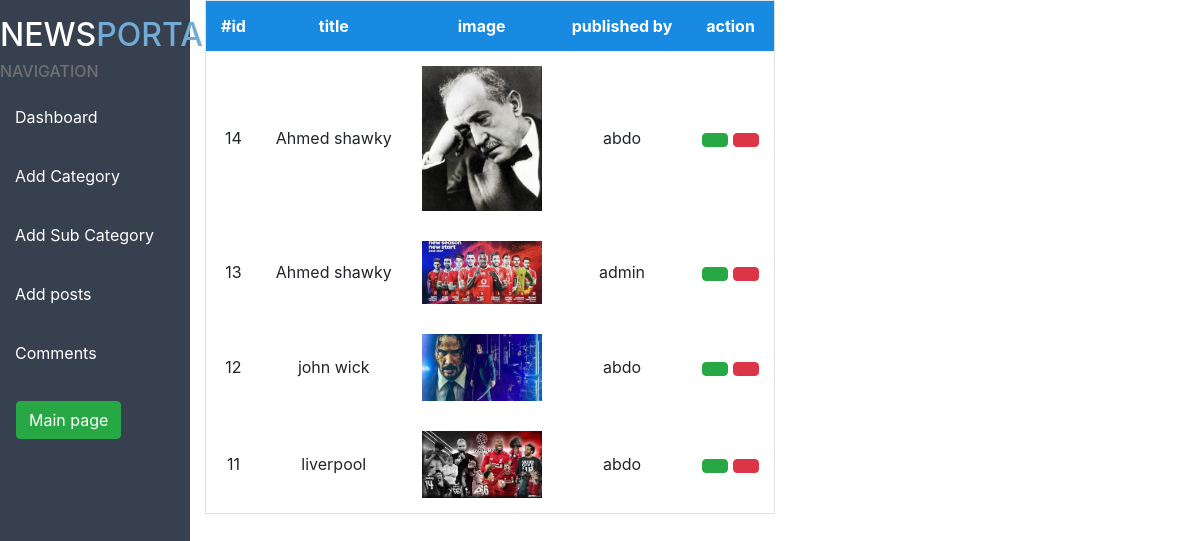
The app's page /dashboard/all_posts/ with its own data.
### news/models.py (models this page shows, shortened)
class Post(models.Model):
    title = models.CharField(max_length=50)
    content = models.TextField()
    post_date = models.DateTimeField(null=True, blank=True ,auto_now_add=True)
    image = models.ImageField(blank=True,null=True,upload_to='post_pics')
    category = models.ForeignKey(Category,on_delete=models.CASCADE)
    subcategory = models.ForeignKey(SubCategory,on_delete=models.CASCADE)
    admin = models.ForeignKey(User,on_delete=models.CASCADE)
    class Meta:
        ordering = ('-post_date',)

### dashboard/views.py (the view)
# urls.py: path('all_posts/',views.all_posts,name='all_posts'),
def all_posts(request):
    context={'posts':Post.objects.all()}
    return render(request,'dashboard/all_posts.html',context)

### dashboard/templates/dashboard/all_posts.html (shortened to what this page needs)
{%extends 'dashboard/dashboard.html'%}
{%load static%}
{%block content%}
<table class="border text-center" cellpadding="15">
    <tr style="background-color:#188ae2; color:white">
        <th>#id</th>
        <th>title</th>
        <th>image</th>
        <th> published by</th>
        <th>action</th>
    </tr>
    {%for post in posts%}
    <tr>
        <td>{{post.id}}</td>
        <td>{{post.title}}</td>
        <td><img src="{{post.image.url}}" width="120px"></td>
        <td>{{post.admin.username}}</td>
        <td>
            <a class="btn btn-success" href="{%url 'update_post' post.id%}"></a>
             <a class="btn btn-danger" href="{%url 'delete_post' post.id%}"></a>
        </td>
    </tr>
    {%empty%}
    <tr>
        <td colspan="5"> there is no posts yet</td>
    </tr>
    {%endfor%}
</table>
{%endblock%}

### dashboard/templates/dashboard/dashboard.html (shortened to what this page needs)
{%load static%}
<html lang="en">
<head>
    <link href="{%static 'css/bootstrap.min.css' %}" rel="stylesheet">
    <link href="{%static 'css/style.css' %}" rel="stylesheet">
</head>
<body>
<div class="row">
<div class="side col-md-2">
    <h2 class="mt-3">NEWS<span>PORTAL</span></h2>
    <h6 class="mt-2" style="color:#6e7170">NAVIGATION</h6>
    <a class="a" href="{%url 'dashboard' %}" >  Dashboard</a>
    <a class="a" href="{%url 'add_category' %}"> Add Category</a>
    <a class="a"  href="{%url 'add_subcategory' %}" > Add Sub Category</a>
    <a class="a"   href="{%url 'add_post' %}"> Add posts</a>
    <a class="a"  href="#" > Comments</a>
    <a class=" m-3 btn btn-success" href="{%url 'home'%}">Main page</a>
</div>
<div class="col-md-10">
    {%block content%}{%endblock%}
    </div>
</div>
</body>
</html>

### static/css/style.css (style rules this page uses)
a { text-decoration:none; }
.side { background-color:#36404e; color:white; }
span { color:#72abd5; }
.row { height:100%; }
.a { color:white; padding:15px; margin-bottom:5px; display:block; }

### records on screen
Post: id "14", title "Ahmed shawky", image (picture), admin.username "abdo"
Post: id "13", title "Ahmed shawky", image (picture), admin.username "admin"
Post: id "12", title "john wick", image (picture), admin.username "abdo"
Post: id "11", title "liverpool", image (picture), admin.username "abdo"
